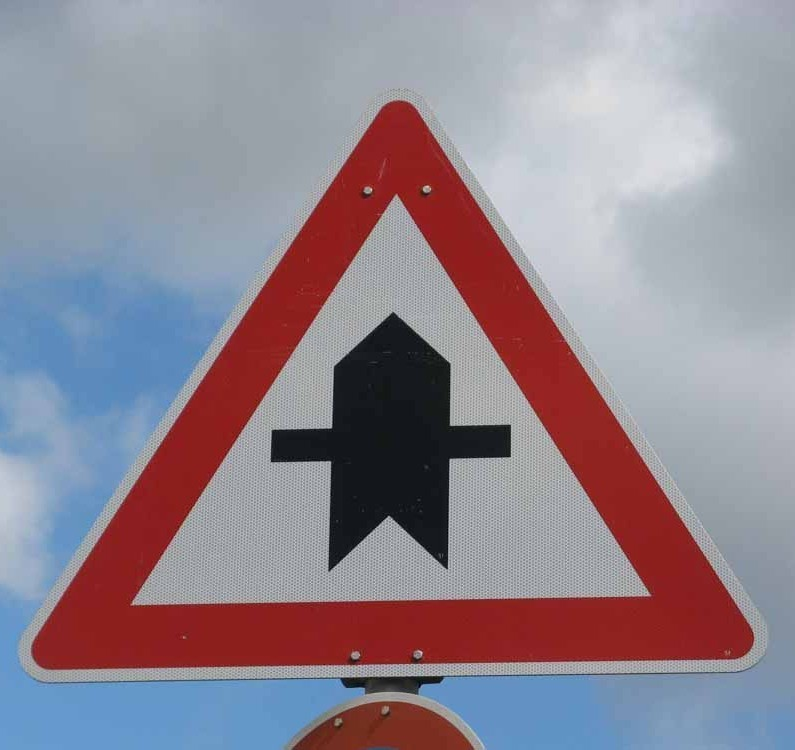
#> input picture difficult_images/0.jpg, 795 x 750 px
$ python -i image_processor.py   (imports and definitions only)
#> lines starting #> are read from the running program, lines starting #| are printed output that depends on the picture
#> further down, picture is the input picture: shape (750, 795, 3); mean B, G, R 144.8, 133.7, 144.6
import cv2
import numpy as np

# http://www.cs.toronto.edu/~adeandrade/assets/bpfcnnatorii.pdf
# http://lamda.nju.edu.cn/weixs/project/CNNTricks/CNNTricks.html
# https://github.com/jpthalman/CarND/blob/master/Projects/P2-TrafficSigns/Traffic_Signs_Recognition.ipynb


def random_transform(img):
    # There are total of 6 transformation
    # I will create an boolean array of 6 elements [ 0 or 1]
    a = np.random.randint(0, 2, [1, 5]).astype('bool')[0]
    if a[0] == 1:
        img = translate(img)
    if a[1] == 1:
        img = rotate(img)
    if a[2] == 1:
        img = shear(img)
    if a[3] == 1:
        img = blur(img)
    if a[4] == 1:
        img = gamma(img)
    return img


def translate(img):
    x = img.shape[0]
    y = img.shape[1]

    x_shift = np.random.uniform(-0.3 * x, 0.3 * x)
    y_shift = np.random.uniform(-0.3 * y, 0.3 * y)

    shift_matrix = np.float32([[1, 0, x_shift], [0, 1, y_shift]])
    shift_img = cv2.warpAffine(img, shift_matrix, (x, y))

    return shift_img


def rotate(img):
    row, col, channel = img.shape
#> row = 750; col = 795; channel = 3

    angle = np.random.uniform(-90, 90)
    rotation_point = (row / 2, col / 2)
#> rotation_point = (375, 397.5)
    rotation_matrix = cv2.getRotationMatrix2D(rotation_point, angle, 1)

    rotated_img = cv2.warpAffine(img, rotation_matrix, (col, row))
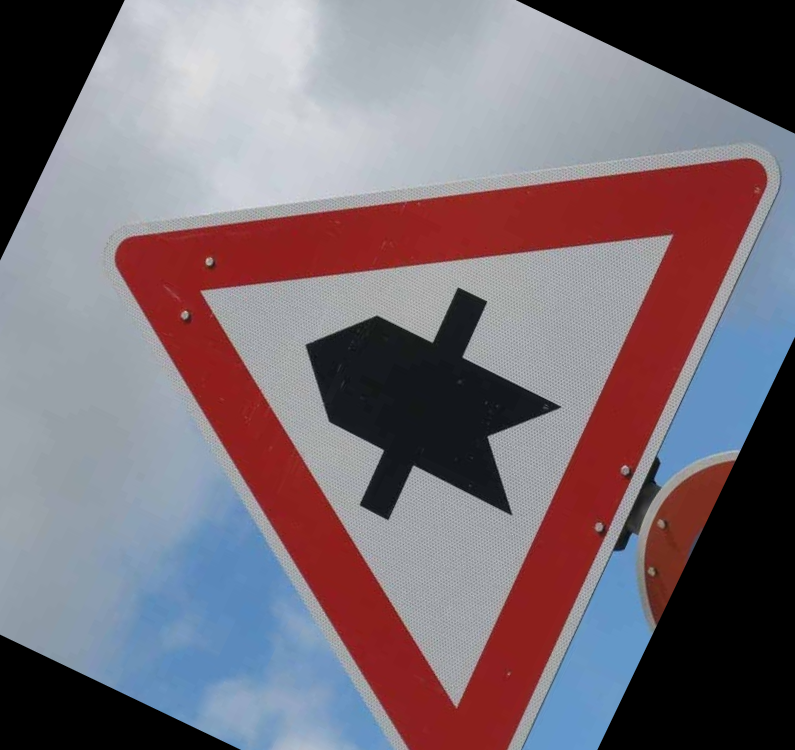
#> rotated_img: shape (750, 795, 3); mean B, G, R 118.1, 109.6, 122.1
    return rotated_img


def shear(img):
    x, y, channel = img.shape
#> x = 750; y = 795; channel = 3

    shear = np.random.randint(5,15)
    pts1 = np.array([[5, 5], [20, 5], [5, 20]]).astype('float32')
    pt1 = 5 + shear * np.random.uniform() - shear / 2
    pt2 = 20 + shear * np.random.uniform() - shear / 2
    pts2 = np.float32([[pt1, 5], [pt2, pt1], [5, pt2]])

    M = cv2.getAffineTransform(pts1, pts2)
    result = cv2.warpAffine(img, M, (y, x))
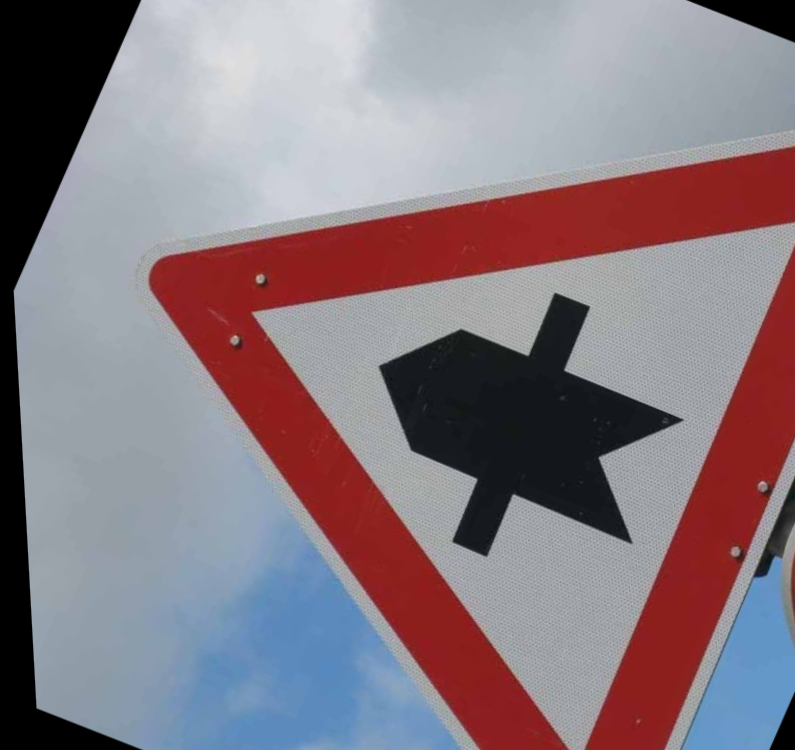
#> result: shape (750, 795, 3); mean B, G, R 130.4, 122.5, 136.3
    return result


def blur(img):
    r_int = np.random.randint(0, 2)
    odd_size = 2 * r_int + 1
    return cv2.GaussianBlur(img, (odd_size, odd_size), 0)


def gamma(img):
    gamma = np.random.uniform(0.3, 1.5)
    invGamma = 1.0 / gamma
    table = np.array([((i / 255.0) ** invGamma) * 255 for i in np.arange(0, 256)]).astype("uint8")
    new_img = cv2.LUT(img, table)
    return new_img


def pre_process(img):
    img = img/255
    return img
# [7 lines of commented-out code are left out]

>>> import cv2
>>> picture = cv2.imread('difficult_images/0.jpg')
>>> result = random_transform(picture)

$ run again, on difficult_images/2.jpg
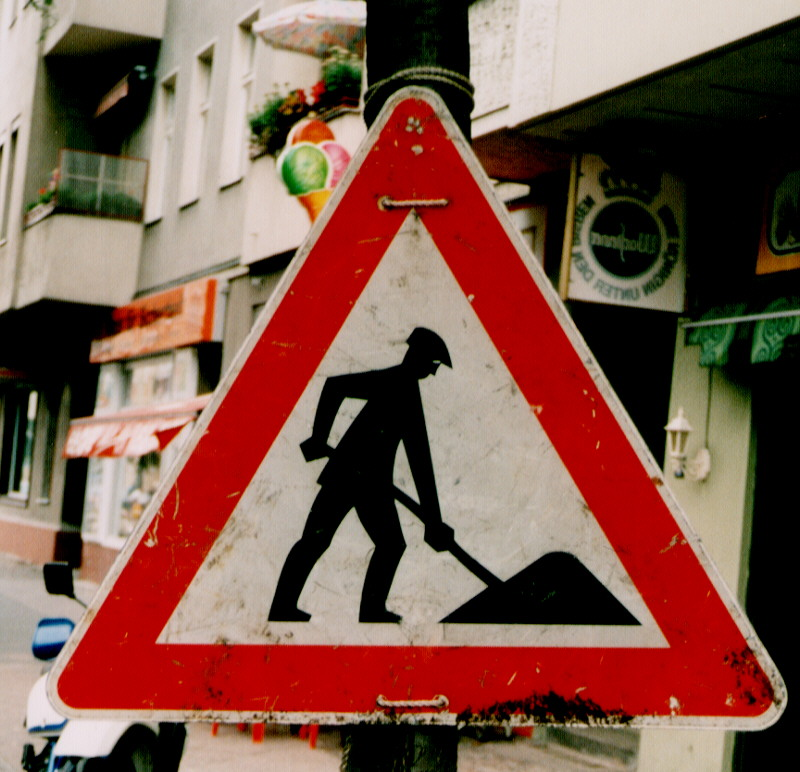
#> input picture difficult_images/2.jpg, 800 x 772 px
#> picture is the input picture: shape (772, 800, 3); mean B, G, R 74.2, 86.1, 126.2
#> in rotate, `rotated_img = cv2.warpAffine(img, rotation_matrix, (col, row))`:
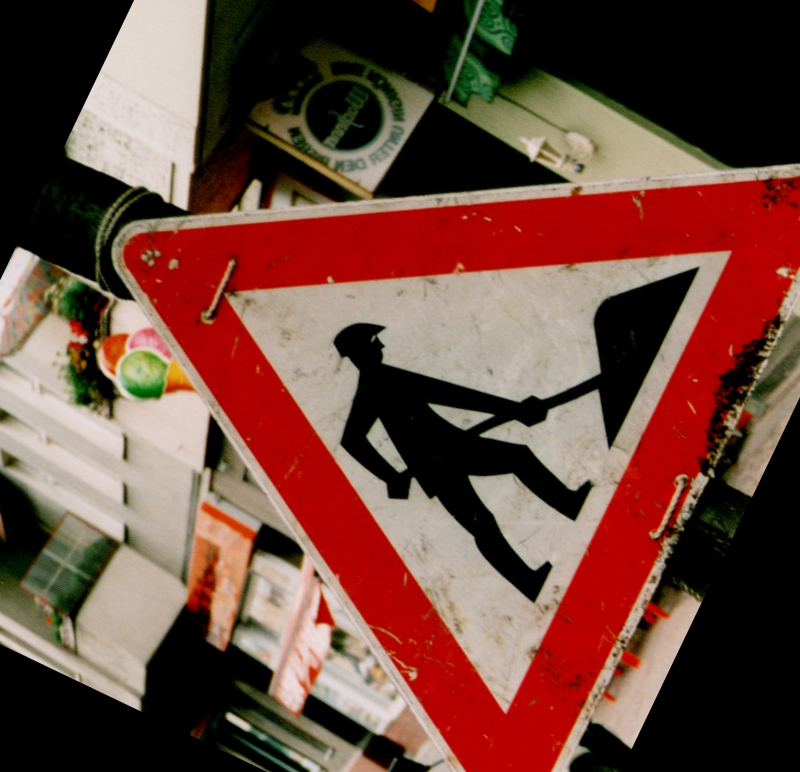
#> rotated_img: shape (772, 800, 3); mean B, G, R 60.8, 71.1, 109.4
#> in shear, `result = cv2.warpAffine(img, M, (y, x))`:
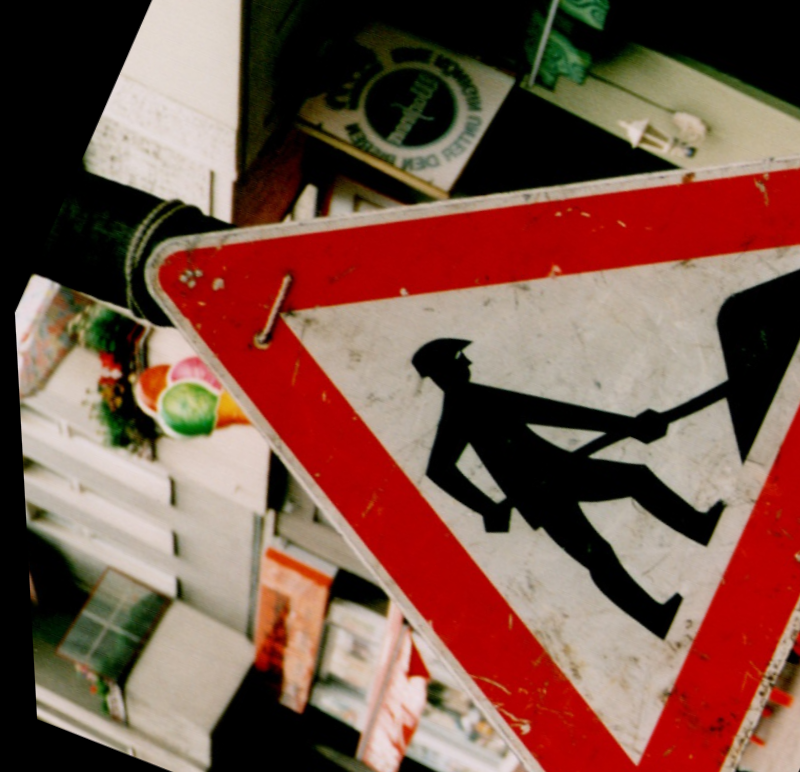
#> result: shape (772, 800, 3); mean B, G, R 72.3, 83.9, 122.1

$ run again, on difficult_images/3.jpg
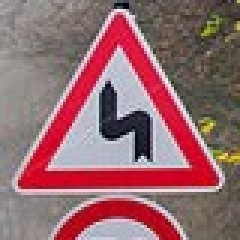
#> input picture difficult_images/3.jpg, 80 x 80 px (shown 3 times larger)
#> picture is the input picture: shape (80, 80, 3); mean B, G, R 109.8, 105.2, 148.4
#> in rotate, `rotated_img = cv2.warpAffine(img, rotation_matrix, (col, row))`:
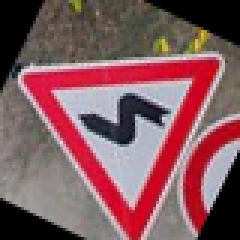
#> rotated_img: shape (80, 80, 3) (shown 3 times larger); mean B, G, R 94.2, 88.8, 130.5
#> in shear, `result = cv2.warpAffine(img, M, (y, x))`:
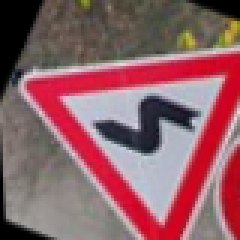
#> result: shape (80, 80, 3) (shown 3 times larger); mean B, G, R 102.6, 96, 142.6
